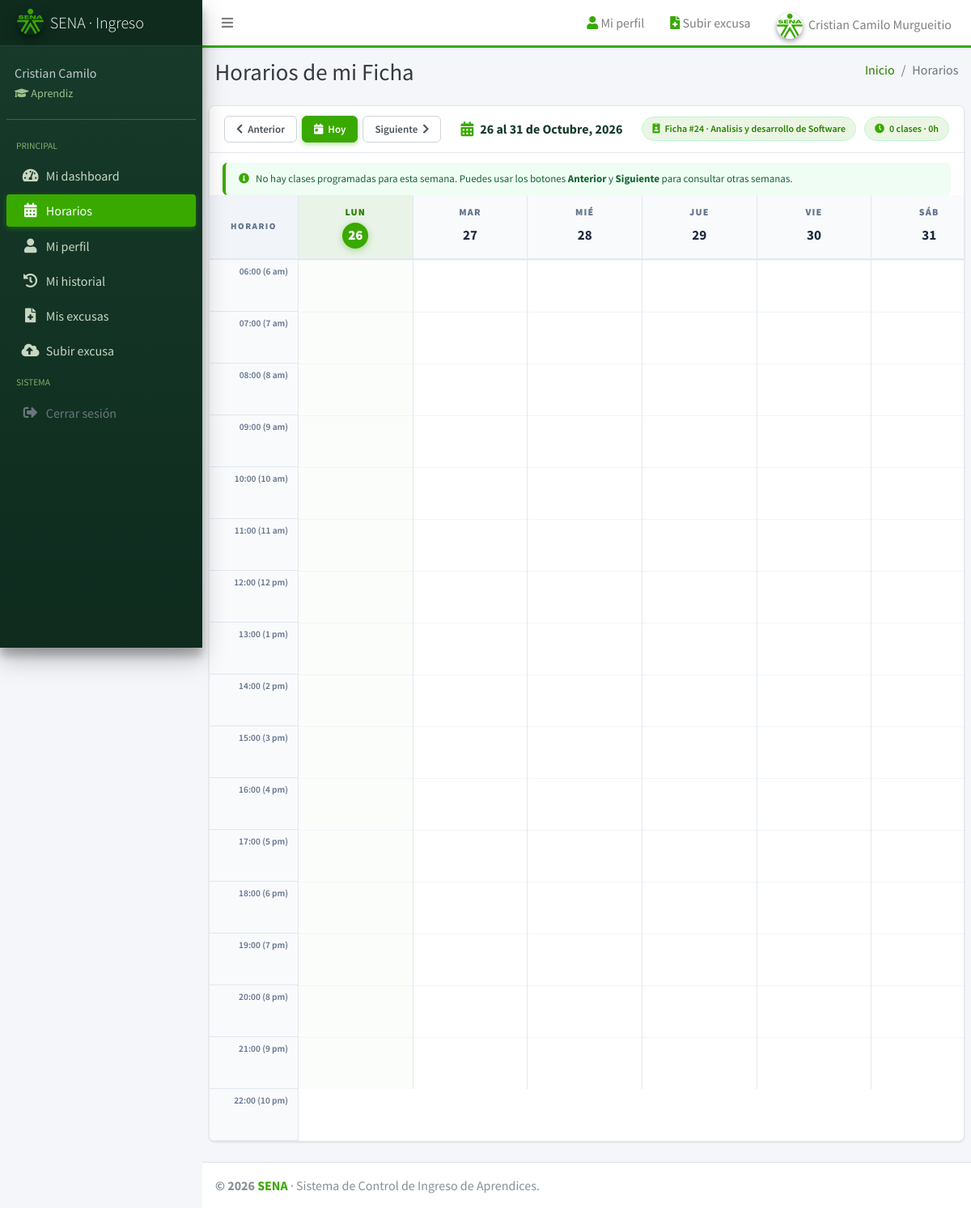
The app's page /views/aprendiz/horarios/index.php (signed in) with its own data.
### tables this page shows
CREATE TABLE `aprendiz` (
  `id_aprendiz` int(11) NOT NULL AUTO_INCREMENT,
  `codigo_rfid` varchar(50) NOT NULL,
  `fk_ficha` int(11) NOT NULL,
  `fk_usuario` int(11) NOT NULL,
  PRIMARY KEY (`id_aprendiz`),
  UNIQUE KEY `codigo_rfid` (`codigo_rfid`),
  UNIQUE KEY `fk_usuario` (`fk_usuario`),
  KEY `fk_aprendiz_ficha` (`fk_ficha`),
  CONSTRAINT `fk_aprendiz_ficha` FOREIGN KEY (`fk_ficha`) REFERENCES `ficha` (`id_ficha`) ON UPDATE CASCADE,
  CONSTRAINT `fk_aprendiz_usuario` FOREIGN KEY (`fk_usuario`) REFERENCES `usuario` (`id_usuario`) ON UPDATE CASCADE
);

CREATE TABLE `ficha` (
  `id_ficha` int(11) NOT NULL AUTO_INCREMENT,
  `nombre_programa` varchar(100) NOT NULL,
  `jornada` varchar(45) NOT NULL,
  `ambiente_principal` varchar(100) DEFAULT NULL,
  `fk_usuario` int(11) NOT NULL,
  PRIMARY KEY (`id_ficha`),
  KEY `fk_ficha_usuario` (`fk_usuario`),
  CONSTRAINT `fk_ficha_usuario` FOREIGN KEY (`fk_usuario`) REFERENCES `usuario` (`id_usuario`) ON UPDATE CASCADE
);

### models/HorarioModel.php (called while the page is built, shortened)
<?php
class HorarioModel
{
    public static function obtenerFichaAprendiz(int $idUsuarioAprendiz): ?array
    {
        $conexion = (new Conexion())->conectar();
        $stmt = $conexion->prepare(
            "SELECT a.id_aprendiz, a.codigo_rfid, a.fk_ficha,
                    f.id_ficha, f.nombre_programa, f.jornada, f.ambiente_principal,
                    f.fk_usuario AS id_instructor_lider,
                    CONCAT(u_lider.nombre, ' ', u_lider.apellido) AS instructor_lider_nombre
             FROM aprendiz a
             INNER JOIN ficha f ON a.fk_ficha = f.id_ficha
             LEFT JOIN usuario u_lider ON f.fk_usuario = u_lider.id_usuario
             WHERE a.fk_usuario = :id_usuario
             LIMIT 1"
        );
        $stmt->bindValue(':id_usuario', $idUsuarioAprendiz, PDO::PARAM_INT);
        $stmt->execute();
        $resultado = $stmt->fetch();
        return $resultado ?: null;
    }
    public static function obtenerHorariosAprendiz(
        int $idUsuarioAprendiz,
        ?string $fechaInicioSemana = null,
        ?string $fechaFinSemana = null
    ): array {
        $fichaInfo = self::obtenerFichaAprendiz($idUsuarioAprendiz);
        $idFicha = (int)$fichaInfo['id_ficha'];
        $conexion = (new Conexion())->conectar();
        $sql = "SELECT h.id_horario, h.dia_semana, h.entrada, h.salida,
                       h.competencia, h.tipo_bloque,
                       COALESCE(NULLIF(h.ambiente, ''), f.ambiente_principal, 'Por definir') AS ambiente,
                       h.estado, h.observaciones, h.fecha_inicio, h.fecha_fin,
                       f.id_ficha, f.nombre_programa, f.jornada,
                       COALESCE(
                           CONCAT(u_esp.nombre, ' ', u_esp.apellido),
                           CONCAT(u_lider.nombre, ' ', u_lider.apellido),
                           'Instructor no asignado'
                       ) AS instructor_nombre,
                       COALESCE(u_esp.id_usuario, u_lider.id_usuario) AS instructor_id
                FROM horario h
                INNER JOIN ficha f ON h.fk_ficha = f.id_ficha
                LEFT JOIN usuario u_esp ON h.instructor_id = u_esp.id_usuario
                LEFT JOIN usuario u_lider ON f.fk_usuario = u_lider.id_usuario
                WHERE h.fk_ficha = :id_ficha
                  AND (h.estado = 'Activo' OR h.estado IS NULL)";
        $params = [':id_ficha' => $idFicha];
        if ($fechaInicioSemana && $fechaFinSemana) {
            $sql .= " AND (h.fecha_inicio BETWEEN :fecha_inicio AND :fecha_fin)";
            $params[':fecha_inicio'] = $fechaInicioSemana;
            $params[':fecha_fin'] = $fechaFinSemana;
        }
        $sql .= " ORDER BY FIELD(h.dia_semana, 'Lunes', 'Martes', 'Miércoles', 'Miercoles', 'Jueves', 'Viernes', 'Sábado', 'Sabado', 'Domingo'), h.entrada ASC";
        $stmt = $conexion->prepare($sql);
        foreach ($params as $clave => $valor) {
            $stmt->bindValue($clave, $valor);
        }
        $stmt->execute();
        $horarios = $stmt->fetchAll();
        return [
            'ficha' => $fichaInfo,
            'horarios' => $horarios
        ];
    }
    public static function calcularEstructuraSemana(?string $fechaReferencia = null, bool $incluirDomingo = false): array
    {
        $hoy = date('Y-m-d');
        $dt = new DateTime($fechaReferencia, new DateTimeZone('America/Bogota'));
        $diaSemanaN = (int)$dt->format('N');
        $lunes = clone $dt;
        $dias = [];
        $totalDias = $incluirDomingo ? 7 : 6;
        for ($i = 0; $i < $totalDias; $i++) {
            $diaCurrent = clone $lunes;
            if ($i > 0) {
                $diaCurrent->modify('+' . $i . ' days');
            }
            $fechaYmd = $diaCurrent->format('Y-m-d');
            $numDia = (int)$diaCurrent->format('d');
            $indiceSemana = $i + 1;
            $metaDia = self::DIAS_SEMANA[$indiceSemana];
            $dias[] = [
                'indice'        => $indiceSemana,
                'nombre'        => $metaDia['nombre'],
                'abrev'         => $metaDia['abrev'],
                'alt'           => $metaDia['alt'],
                'numero'        => $numDia,
                'fecha'         => $fechaYmd,
                'es_hoy'        => ($fechaYmd === $hoy),
                'mes_numero'    => (int)$diaCurrent->format('m'),
                'mes_nombre'    => self::MESES[(int)$diaCurrent->format('n')],
                'anio'          => (int)$diaCurrent->format('Y')
            ];
        }
        $fechaInicioSemana = $dias[0]['fecha'];
        $fechaFinSemana = $dias[count($dias) - 1]['fecha'];
        $semanaAnterior = clone $lunes;
        $semanaAnterior->modify('-7 days');
        $semanaSiguiente = clone $lunes;
        $semanaSiguiente->modify('+7 days');
        $primerDia = $dias[0];
        $ultimoDia = $dias[count($dias) - 1];
        if ($primerDia['mes_numero'] === $ultimoDia['mes_numero']) {
            $rangoTexto = "{$primerDia['numero']} al {$ultimoDia['numero']} de {$primerDia['mes_nombre']}, {$primerDia['anio']}";
        } else {
            $rangoTexto = "{$primerDia['numero']} de {$primerDia['mes_nombre']} al {$ultimoDia['numero']} de {$ultimoDia['mes_nombre']}, {$ultimoDia['anio']}";
        }
        return [
            'dias'                  => $dias,
            'fecha_referencia'      => $fechaReferencia,
            'fecha_inicio_semana'   => $fechaInicioSemana,
            'fecha_fin_semana'      => $fechaFinSemana,
            'fecha_semana_anterior' => $semanaAnterior->format('Y-m-d'),
            'fecha_semana_actual'   => $hoy,
            'fecha_semana_siguiente'=> $semanaSiguiente->format('Y-m-d'),
            'rango_texto'           => $rangoTexto,
            'es_semana_actual'      => ($hoy >= $fechaInicioSemana && $hoy <= $fechaFinSemana)
        ];
    }
    public static function procesarEventosParaCuadricula(
        array $horarios,
        array $diasSemana,
        int $rowHeightPx = 64
    ): array {
        $horaMinima = 6;
        $horaMaxima = 22;
        $horasGrid = [];
        for ($h = $horaMinima; $h <= $horaMaxima; $h++) {
            $ampm = ($h >= 12 && $h < 24) ? 'pm' : 'am';
            $h12 = $h % 12;
            if ($h12 === 0) $h12 = 12;
            $horasGrid[] = [
                'hora_24' => sprintf('%02d:00', $h),
                'hora_12' => sprintf('%02d:00 (%d %s)', $h, $h12, $ampm),
                'numero'  => $h
            ];
        }
        $mapaDias = [];
        foreach ($diasSemana as $dia) {
            $mapaDias[$dia['nombre']] = [
                'info' => $dia,
                'eventos_brutos' => []
            ];
            if ($dia['alt'] !== $dia['nombre']) {
                $mapaDias[$dia['alt']] = &$mapaDias[$dia['nombre']];
            }
        }
        $diasConEventos = [];
        foreach ($diasSemana as $dia) {
            $nombreDia = $dia['nombre'];
            $eventosModelados = [];
            $eventosResueltos = self::resolverSuperposiciones($eventosModelados);
            $diasConEventos[] = [
                'info'    => $dia,
                'eventos' => $eventosResueltos
            ];
        }
        return [
            'hora_minima'      => $horaMinima,
            'hora_maxima'      => $horaMaxima,
            'row_height_px'    => $rowHeightPx,
            'total_horas'      => ($horaMaxima - $horaMinima),
            'horas_grid'       => $horasGrid,
            'dias_con_eventos' => $diasConEventos
        ];
    }
    private static function resolverSuperposiciones(array $eventos): array
    {
        if (empty($eventos)) {
            return [];
        }
        $resultado = [];
        return $resultado;
    }
}

### includes/autenticacion.php (called while the page is built, shortened)
<?php
function rolClave(int|string|null $rol): ?string
{
    $r = is_numeric($rol) ? (int)$rol : strtolower(trim((string)$rol));
    return match ($r) {
        1, 'admin', 'administrador' => 'admin',
        2, 'instructor' => 'instructor',
        3, 'aprendiz' => 'aprendiz',
        default => null,
    };
}
function exigirRol(int ...$rolesPermitidos): void
{
    foreach ($rolesPermitidos as $rolReq) {
        $clave = rolClave($rolReq);
        if ($clave && isset($_SESSION[$clave]) && is_array($_SESSION[$clave]) && !empty($_SESSION[$clave]['id_usuario'])) {
            break;
        }
    }
}

### views/components/calendario_semanal.php (the view, shortened to what this page needs)
<?php
$totalClasesSemana = 0;
$totalMinutosSemana = 0;
foreach ($cuadricula['dias_con_eventos'] as $colDia) {
    $totalClasesSemana += count($colDia['eventos']);
}
$totalHorasSemana = round($totalMinutosSemana / 60, 1);
$totalColumnasDias = count($cuadricula['dias_con_eventos']);
$totalAlturaPx = ($cuadricula['hora_maxima'] - $cuadricula['hora_minima']) * $cuadricula['row_height_px'];
$paramsFiltro = [];
$linkSemanaAnterior = $urlBaseModulo . '?fecha=' . urlencode($estructuraSemana['fecha_semana_anterior']) . (!empty($paramsFiltro) ? '&' . http_build_query($paramsFiltro) : '');
$linkSemanaActual = $urlBaseModulo . '?fecha=' . urlencode($estructuraSemana['fecha_semana_actual']) . (!empty($paramsFiltro) ? '&' . http_build_query($paramsFiltro) : '');
$linkSemanaSiguiente = $urlBaseModulo . '?fecha=' . urlencode($estructuraSemana['fecha_semana_siguiente']) . (!empty($paramsFiltro) ? '&' . http_build_query($paramsFiltro) : '');
?>
<div class="calendario-componente">
    <div class="calendario-toolbar">
        <div class="calendario-nav-grupo">
            <a href="<?= $linkSemanaAnterior ?>" class="calendario-btn-nav" title="Semana anterior">
                <i class="fas fa-chevron-left"></i> Anterior
            </a>
            <a href="<?= $linkSemanaActual ?>" class="calendario-btn-nav <?= $estructuraSemana['es_semana_actual'] ? 'active-nav' : '' ?>" title="Ir a la semana actual">
                <i class="fas fa-calendar-day"></i> Hoy
            </a>
            <a href="<?= $linkSemanaSiguiente ?>" class="calendario-btn-nav" title="Semana siguiente">
                Siguiente <i class="fas fa-chevron-right"></i>
            </a>
        </div>
        <div class="calendario-titulo-rango">
            <i class="fas fa-calendar-alt"></i>
            <span><?= htmlspecialchars($estructuraSemana['rango_texto']) ?></span>
        </div>
        <div class="calendario-filtros-grupo">
            <?php if ($rolActualId === 2 && !empty($fichasFiltro)): ?>
                <form method="get" action="<?= htmlspecialchars($urlBaseModulo) ?>" class="d-inline-flex align-items-center m-0">
                    <input type="hidden" name="fecha" value="<?= htmlspecialchars($estructuraSemana['fecha_referencia']) ?>">
                    <select name="ficha" class="calendario-select-ficha" onchange="this.form.submit()">
                        <option value="0">Todas mis fichas asignadas</option>
                        <?php foreach ($fichasFiltro as $f): ?>
                            <option value="<?= (int)$f['id_ficha'] ?>" <?= ($idFichaSeleccionada === (int)$f['id_ficha']) ? 'selected' : '' ?>>
                                Ficha #<?= htmlspecialchars($f['id_ficha']) ?> — <?= htmlspecialchars($f['nombre_programa']) ?>
                            </option>
                        <?php endforeach; ?>
                    </select>
                </form>
            <?php elseif ($rolActualId === 3 && !empty($fichaAprendiz)): ?>
                <div class="calendario-badge-info" title="Ficha a la que perteneces">
                    <i class="fas fa-id-badge"></i>
                    <span>Ficha #<?= htmlspecialchars($fichaAprendiz['id_ficha']) ?> &middot; <?= htmlspecialchars($fichaAprendiz['nombre_programa']) ?></span>
                </div>
            <?php endif; ?>
            <div class="calendario-badge-info">
                <i class="fas fa-clock"></i>
                <span><?= $totalClasesSemana ?> clase<?= $totalClasesSemana === 1 ? '' : 's' ?> &middot; <?= $totalHorasSemana ?>h</span>
            </div>
        </div>
    </div>
    <?php if ($totalClasesSemana === 0): ?>
        <div class="calendario-aviso-semana">
            <i class="fas fa-info-circle"></i>
            <span>No hay clases programadas para esta semana. Puedes usar los botones <strong>Anterior</strong> y <strong>Siguiente</strong> para consultar otras semanas.</span>
        </div>
    <?php endif; ?>
    <div class="calendario-scroll-wrapper">
        <div class="calendario-grid-contenedor" style="--col-count: <?= $totalColumnasDias ?>; --cal-row-height: <?= (int)$cuadricula['row_height_px'] ?>px;">
            <div class="calendario-fila-encabezado">
                <div class="calendario-header-hora">HORARIO</div>
                <?php foreach ($estructuraSemana['dias'] as $dia): ?>
                    <div class="calendario-header-dia <?= $dia['es_hoy'] ? 'es-hoy' : '' ?>">
                        <span class="dia-abrev"><?= htmlspecialchars($dia['abrev']) ?></span>
                        <span class="dia-numero"><?= htmlspecialchars($dia['numero']) ?></span>
                    </div>
                <?php endforeach; ?>
            </div>
            <div class="calendario-cuerpo-grid">
                <div class="calendario-columna-horas">
                    <?php foreach ($cuadricula['horas_grid'] as $hGrid): ?>
                        <div class="calendario-celda-hora-label">
                            <?= htmlspecialchars($hGrid['hora_12']) ?>
                        </div>
                    <?php endforeach; ?>
                </div>
                <?php foreach ($cuadricula['dias_con_eventos'] as $colDia): ?>
                    <?php $diaInfo = $colDia['info']; ?>
                    <div class="calendario-columna-dia <?= $diaInfo['es_hoy'] ? 'es-hoy' : '' ?>" style="height: <?= $totalAlturaPx ?>px;">
                    </div>
                <?php endforeach; ?>
            </div>
        </div>
    </div>
</div>

### assets/css/custom.css (style rules this page uses)
:root { --sena-verde: #39a900; --sena-verde-oscuro: #2b7d00; --sena-verde-claro: #eaf6e3; --sena-verde-oscuro-fondo: #143a2a; --sena-gris: #6c757d; }
* { scrollbar-width: thin; scrollbar-color: var(--sena-verde) #f1f5f9; }
body { background-color: #f4f6f9; font-family: "Source Sans Pro", -apple-system, BlinkMacSystemFont, "Segoe UI", Roboto, Arial, sans-serif; }

### views/layouts/header.php (style rules this page uses)
html { scroll-behavior: smooth; }

### records on screen
aprendiz: fk_ficha.id_ficha "24", fk_ficha.nombre_programa "Analisis y desarrollo de Software"

### other values on screen
$enlace['texto'] "Mi perfil"
$enlace['texto'] "Subir excusa"
$nombreUsuarioActual "Cristian Camilo Murgueitio"
$nombreUsuarioActual "Cristian Camilo"
$nombreRolActual "Aprendiz"
$item['texto'] "PRINCIPAL"
$item['texto'] "Mi dashboard"
$item['texto'] "Horarios"
$item['texto'] "Mi perfil"
$item['texto'] "Mi historial"
$item['texto'] "Mis excusas"
$item['texto'] "Subir excusa"
$item['texto'] "SISTEMA"
$item['texto'] "Cerrar sesión"
$paginaTitulo "Horarios de mi Ficha"
